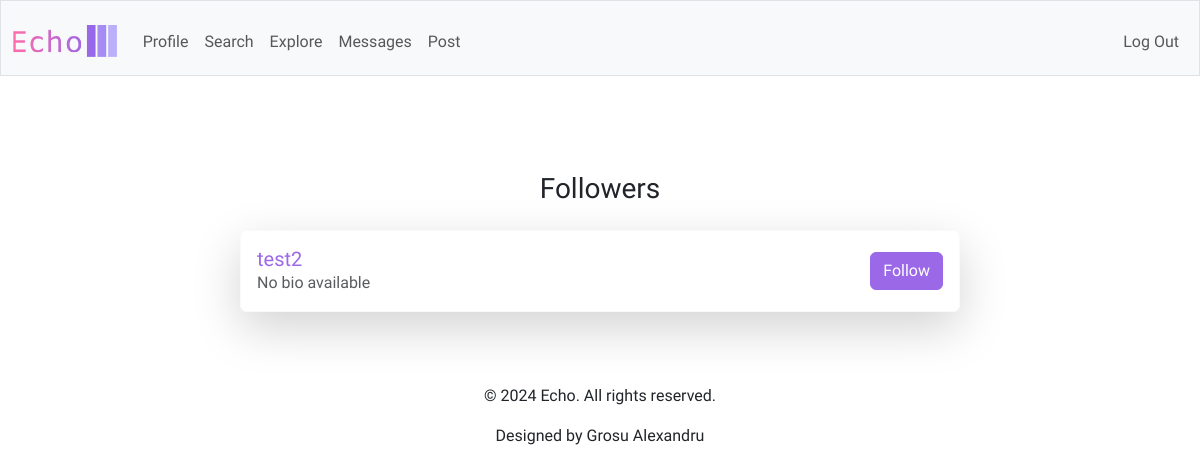
Page /followers/8 (signed in) on the earlier database version.
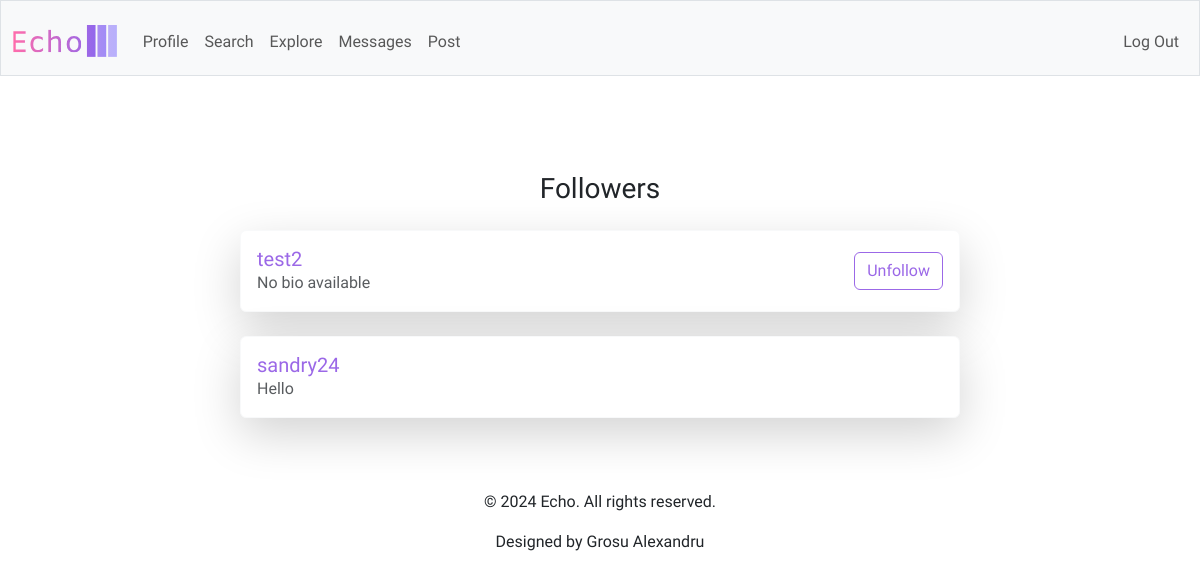
Same page on the later database version.
### tables this page shows
CREATE TABLE users (
    id INTEGER PRIMARY KEY AUTOINCREMENT,
    username TEXT UNIQUE NOT NULL,
    password_hash TEXT NOT NULL,
    bio TEXT,
    created_at TIMESTAMP DEFAULT CURRENT_TIMESTAMP
);

### app.py (the view)
@app.route("/followers/<int:user_id>")
@login_required
def followers(user_id):
    followers_list = db.execute("""
        SELECT u.id, u.username, u.bio
        FROM follows f
        JOIN users u ON f.follower_id = u.id
        WHERE f.followed_id = ?
    """, user_id)
    return render_template("followers.html", users=followers_list, is_followed=is_followed)

### app.py (called while the page is built)
@app.after_request
def after_request(response):
    response.headers["Cache-Control"] = "no-cache, no-store, must-revalidate"
    response.headers["Expires"] = 0
    response.headers["Pragma"] = "no-cache"
    return response

def is_followed(follower_id, followed_id):
    return db.execute("SELECT * FROM follows WHERE follower_id = ? AND followed_id = ?", follower_id, followed_id)

### helpers.py (called while the page is built)
def login_required(f):
    @wraps(f)
    def decorated_function(*args, **kwargs):
        if session.get("user_id") is None:
            return redirect("/login")
        return f(*args, **kwargs)
    return decorated_function

### templates/followers.html (shortened to what this page needs)
{% extends "layout.html" %}
{% block main %}
    <div class="container mt-5">
        <h3 class="mb-4 text-center">Followers</h3>
        <div class="row justify-content-center">
            <div class="col-md-8">
                {% for user in users %}
                    <div class="card mb-4 shadow-lg border-light">
                        <div class="card-body d-flex justify-content-between align-items-center">
                            <div class="text-start flex-grow-1 me-3">
                                <h5 class="card-title mb-0 text-truncate" style="max-width: 200px;">
                                    <a href="{{ url_for('profile', username=user['username']) }}" class="purple text-decoration-none">
                                        {{ user['username'] }}
                                    </a>
                                </h5>
                                <p class="card-text text-muted text-truncate" style="max-width: 250px;">
                                    {{ user['bio'] or 'No bio available' }}
                                </p>
                            </div>
                            {% if user['id'] != session['user_id'] %}
                                {% if is_followed(session['user_id'], user['id']) %}
                                    <form action="{{ url_for('unfollow_user', user_id=user['id']) }}" method="post">
                                        <button type="submit" class="btn btn-outline-primary">Unfollow</button>
                                    </form>
                                {% else %}
                                    <form action="{{ url_for('follow_user', user_id=user['id']) }}" method="post">
                                        <button type="submit" class="btn btn-primary">Follow</button>
                                    </form>
                                {% endif %}
                            {% endif %}
                        </div>
                    </div>
                {% else %}
                    <div class="text-center">
                        <p class="text-muted">No followers yet. Start engaging with others to gain followers!</p>
                    </div>
                {% endfor %}
            </div>
        </div>
    </div>
{% endblock %}

Differences in the rows shown:
computed for users "test2": text "Follow" → "Unfollow"
now on this page (row edited): users: username "sandry24", bio "Hello"
